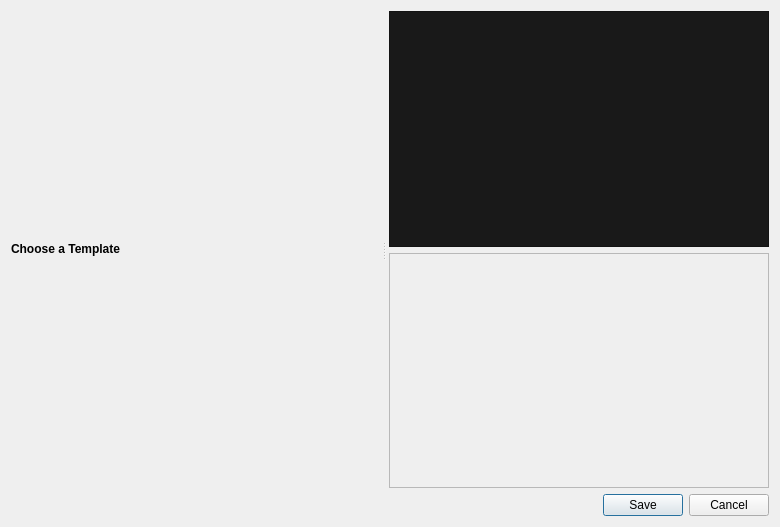
<?xml version="1.0" encoding="UTF-8"?>
<ui version="4.0">
 <class>Dialog</class>
 <widget class="QDialog" name="Dialog">
  <property name="geometry">
   <rect>
    <x>0</x>
    <y>0</y>
    <width>780</width>
    <height>527</height>
   </rect>
  </property>
  <property name="windowTitle">
   <string>Titles</string>
  </property>
  <property name="windowIcon">
   <iconset>
    <normaloff>../../images/openshot.png</normaloff>../../images/openshot.png</iconset>
  </property>
  <property name="autoFillBackground">
   <bool>false</bool>
  </property>
  <layout class="QGridLayout" name="gridLayout">
   <item row="2" column="0">
    <widget class="QDialogButtonBox" name="buttonBox">
     <property name="orientation">
      <enum>Qt::Horizontal</enum>
     </property>
     <property name="standardButtons">
      <set>QDialogButtonBox::Cancel|QDialogButtonBox::Save</set>
     </property>
    </widget>
   </item>
   <item row="0" column="0">
    <widget class="QSplitter" name="splitter">
     <property name="orientation">
      <enum>Qt::Horizontal</enum>
     </property>
     <property name="handleWidth">
      <number>10</number>
     </property>
     <widget class="QWidget" name="widget" native="true">
      <property name="sizePolicy">
       <sizepolicy hsizetype="MinimumExpanding" vsizetype="Preferred">
        <horstretch>1</horstretch>
        <verstretch>0</verstretch>
       </sizepolicy>
      </property>
      <property name="minimumSize">
       <size>
        <width>0</width>
        <height>0</height>
       </size>
      </property>
      <property name="maximumSize">
       <size>
        <width>16777215</width>
        <height>16777215</height>
       </size>
      </property>
      <layout class="QGridLayout" name="gridLayout_2">
       <item row="0" column="0">
        <layout class="QVBoxLayout" name="verticalLayout">
         <item>
          <widget class="QLabel" name="label">
           <property name="sizePolicy">
            <sizepolicy hsizetype="MinimumExpanding" vsizetype="Preferred">
             <horstretch>0</horstretch>
             <verstretch>0</verstretch>
            </sizepolicy>
           </property>
           <property name="minimumSize">
            <size>
             <width>0</width>
             <height>0</height>
            </size>
           </property>
           <property name="text">
            <string>&lt;b&gt;Choose a Template&lt;/b&gt;</string>
           </property>
          </widget>
         </item>
        </layout>
       </item>
      </layout>
     </widget>
     <widget class="QWidget" name="widget_2" native="true">
      <property name="sizePolicy">
       <sizepolicy hsizetype="Preferred" vsizetype="Preferred">
        <horstretch>0</horstretch>
        <verstretch>0</verstretch>
       </sizepolicy>
      </property>
      <layout class="QGridLayout" name="gridLayout_3">
       <item row="2" column="0">
        <widget class="QScrollArea" name="scrollArea">
         <property name="minimumSize">
          <size>
           <width>380</width>
           <height>0</height>
          </size>
         </property>
         <property name="widgetResizable">
          <bool>true</bool>
         </property>
         <widget class="QWidget" name="settingsContainer">
          <property name="geometry">
           <rect>
            <x>0</x>
            <y>0</y>
            <width>338</width>
            <height>224</height>
           </rect>
          </property>
          <layout class="QFormLayout" name="formLayout">
           <property name="fieldGrowthPolicy">
            <enum>QFormLayout::AllNonFixedFieldsGrow</enum>
           </property>
          </layout>
         </widget>
        </widget>
       </item>
       <item row="0" column="0">
        <widget class="QGraphicsView" name="graphicsView">
         <property name="styleSheet">
          <string notr="true">background-color: #191919;</string>
         </property>
         <property name="verticalScrollBarPolicy">
          <enum>Qt::ScrollBarAlwaysOff</enum>
         </property>
         <property name="horizontalScrollBarPolicy">
          <enum>Qt::ScrollBarAlwaysOff</enum>
         </property>
        </widget>
       </item>
      </layout>
     </widget>
    </widget>
   </item>
  </layout>
 </widget>
 <resources/>
 <connections>
  <connection>
   <sender>buttonBox</sender>
   <signal>rejected()</signal>
   <receiver>Dialog</receiver>
   <slot>reject()</slot>
   <hints>
    <hint type="sourcelabel">
     <x>184</x>
     <y>234</y>
    </hint>
    <hint type="destinationlabel">
     <x>286</x>
     <y>274</y>
    </hint>
   </hints>
  </connection>
  <connection>
   <sender>buttonBox</sender>
   <signal>accepted()</signal>
   <receiver>Dialog</receiver>
   <slot>accept()</slot>
   <hints>
    <hint type="sourcelabel">
     <x>184</x>
     <y>228</y>
    </hint>
    <hint type="destinationlabel">
     <x>157</x>
     <y>274</y>
    </hint>
   </hints>
  </connection>
 </connections>
</ui>
